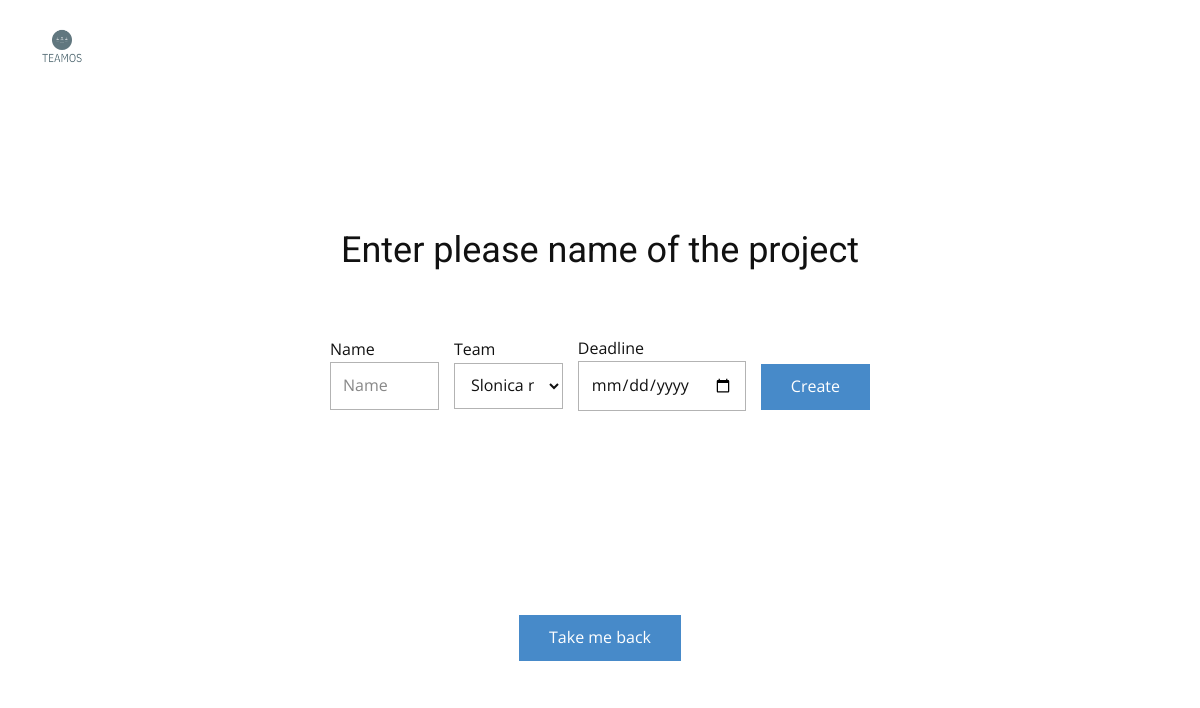
Page /projects/create_new on the earlier database version.
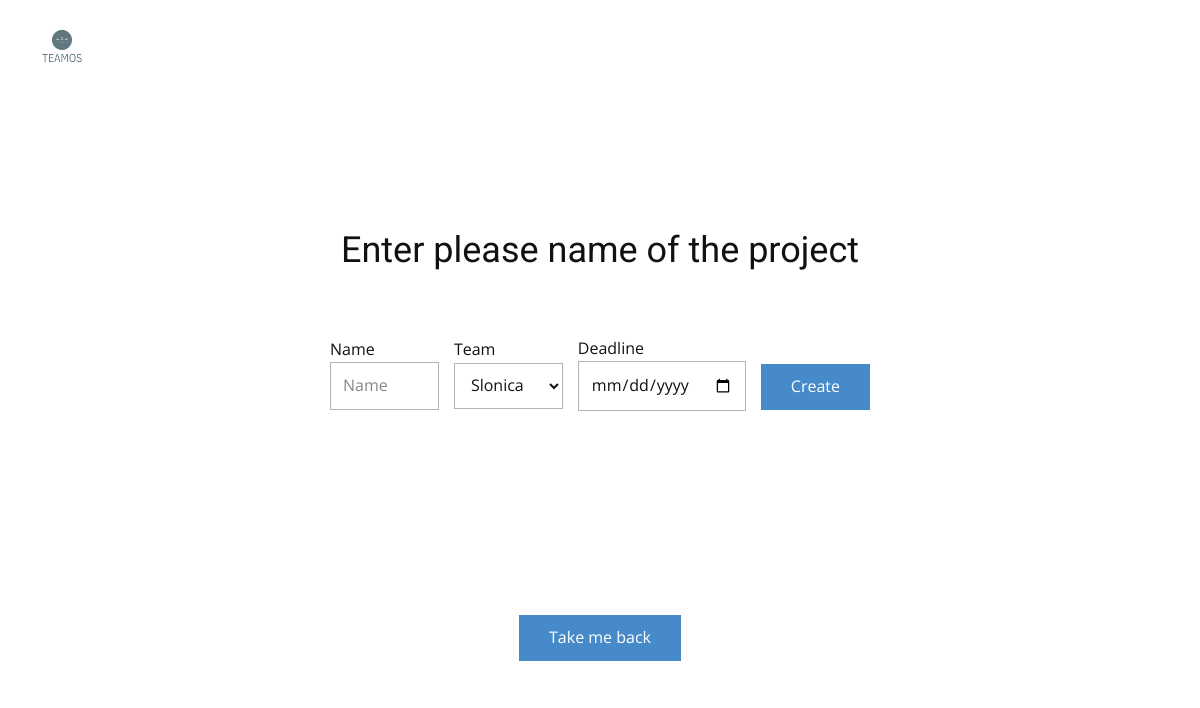
Same page on the later database version.
### teams/models.py (models this page shows)
class Teams_list(models.Model):
    name = models.CharField(max_length=100)
    members = models.TextField(null=True)
    projects = models.TextField(null=True)
    invited = models.TextField(null=True)
    owner = models.CharField(max_length=100)

### projects/views.py (the view, shortened to what this page needs)
# urls.py: path('create_new', views.create_new, name='create_new'),
def create_new(request):
    data = Teams_list.objects.all()
    match =[]
    for item in data:
        if request.user.username in item.members :
            match = match + [item.name]
    return render(request, 'projects/create_new.html', {'teams' : match})

### templates/projects/create_new.html (shortened to what this page needs)
<!DOCTYPE html>
{% load static %}
<html style="font-size: 16px;" lang="en"><head>
    <link rel="stylesheet" href="{% static 'user_home/nicepage.css' %}" media="screen">
<link rel="stylesheet" href="{% static 'projects/Page-3.css' %}" media="screen">
  </head>
  <body class="u-body u-xl-mode" data-lang="en"><header class="u-clearfix u-header u-header" id="sec-b4e3"><div class="u-clearfix u-sheet u-sheet-1">
        <a href="{% url 'home' %}"  class="u-image u-logo u-image-1">
          <img src="{% static 'projects/images/teamos_logo.png' %}" class="u-logo-image u-logo-image-1">
        </a>
      </div></header>
    <section class="u-align-center u-clearfix u-section-1" id="sec-a90b">
      <div class="u-clearfix u-sheet u-sheet-1">
        <h2 class="u-text u-text-default u-text-1">Enter please name of the project</h2>
        <div class="u-form u-form-1">
          <form id="create_new_form" action="" method="post" class="u-clearfix u-form-horizontal u-form-spacing-15 u-inner-form" style="padding: 15px" >
            <div class="u-form-group u-form-name u-label-top u-form-group-1">
              <label for="name-558c" class="u-label">Name</label>
              <input type="text" placeholder="Name" id="name-558c" name="name" class="u-border-1 u-border-grey-30 u-input u-input-rectangle" required>
            </div>
               <div class="u-form-group u-form-name u-label-top u-form-group-2">
               <label for="lang" class="">Team</label>
                  <select name="team" id="lang" class="u-border-1 u-border-grey-30 u-input u-input-rectangle">
                      {% for team in teams %}
                    <option value="{{team}}">{{team}}</option>
                      {% endfor %}
                  </select>
               </div>
              <div class="u-form-group u-form-name u-label-top u-form-group-1">
              <label for="name-558ca" class="u-label">Deadline</label>
              <input type="date" id="name-558ca" name="deadline" class="u-border-1 u-border-grey-30 u-input u-input-rectangle" required>
            </div>
              <div class="u-form-group u-form-submit u-label-top u-form-group-2">
              <input type="submit" value="Create" class="u-btn u-btn-submit u-button-style">
            </div>
          </form>
        </div>
      </div>
        <a href="/projects" class="u-btn u-btn-submit u-button-style ">Take me back</a>
    </section>
</body>
</html>

### static/projects/Page-3.css (style rules this page uses)
.u-section-1 .u-sheet-1 { min-height: 509px; }
.u-section-1 .u-text-1 { margin: 145px auto 0; }
.u-section-1 .u-form-1 { height: 107px; width: 570px; margin: 50px auto 60px; }
.u-section-1 .u-form-group-1 { width: 100%; }
.u-section-1 .u-form-group-2 { width: 100%; }

Differences in the rows shown:
removed Teams_list: team "Slonica na snehu"
added Teams_list: team "Slonica"
